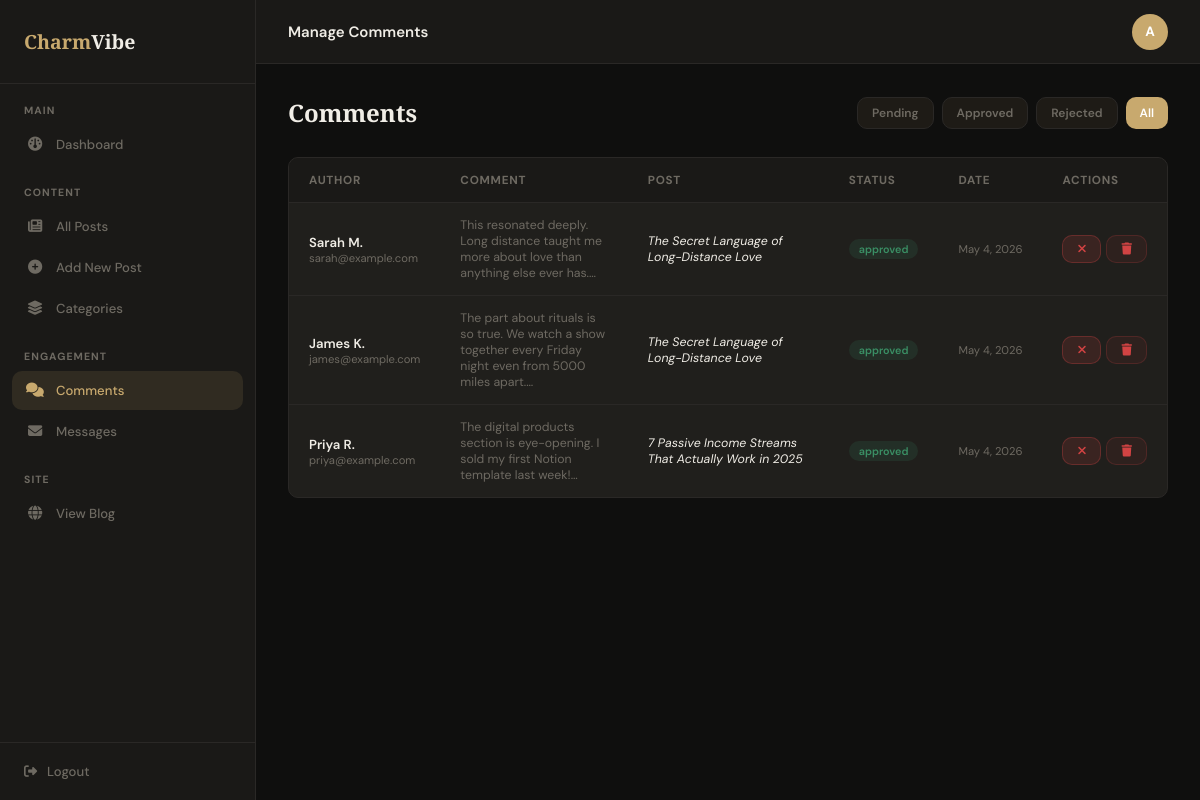
Page /admin/manage-comments.php?filter=all (signed in) on the committed database.
### tables this page shows
CREATE TABLE IF NOT EXISTS comments (
  id         INT UNSIGNED AUTO_INCREMENT PRIMARY KEY,
  post_id    INT UNSIGNED NOT NULL,
  name       VARCHAR(100) NOT NULL,
  email      VARCHAR(120) DEFAULT NULL,
  comment    TEXT         NOT NULL,
  status     ENUM('pending','approved','rejected') NOT NULL DEFAULT 'pending',
  created_at DATETIME     NOT NULL DEFAULT CURRENT_TIMESTAMP,
  FOREIGN KEY (post_id) REFERENCES posts(id) ON DELETE CASCADE
);

CREATE TABLE IF NOT EXISTS posts (
  id          INT UNSIGNED AUTO_INCREMENT PRIMARY KEY,
  title       VARCHAR(255) NOT NULL,
  slug        VARCHAR(280) NOT NULL UNIQUE,
  content     LONGTEXT     NOT NULL,
  excerpt     TEXT,
  image       VARCHAR(255) DEFAULT NULL,
  category_id INT UNSIGNED NOT NULL,
  author      VARCHAR(80)  NOT NULL DEFAULT 'Admin',
  tags        VARCHAR(255) DEFAULT NULL,
  created_at  DATETIME     NOT NULL DEFAULT CURRENT_TIMESTAMP,
  updated_at  DATETIME     NOT NULL DEFAULT CURRENT_TIMESTAMP ON UPDATE CURRENT_TIMESTAMP,
  FOREIGN KEY (category_id) REFERENCES categories(id) ON DELETE CASCADE
);

### admin/manage-comments.php (the view, shortened to what this page needs)
<?php
require_once __DIR__ . '/../includes/functions.php';
$filter = $_GET['filter'] ?? 'pending';
$sql = "SELECT c.*, p.title AS post_title FROM comments c JOIN posts p ON c.post_id = p.id";
$sql .= " ORDER BY c.created_at DESC";
$comments = $pdo->query($sql)->fetchAll();
?>
<!DOCTYPE html>
<html lang="en">
<head>
  <link rel="stylesheet" href="https://cdnjs.cloudflare.com/ajax/libs/font-awesome/6.5.0/css/all.min.css">
  <link rel="stylesheet" href="../assets/css/admin.css">
</head>
<body>
<?php require_once 'sidebar.php'; ?>
<div class="admin-main">
  <div class="admin-topbar">
    <div class="topbar-title">Manage Comments</div>
    <div class="topbar-right"><div class="admin-avatar"><?= strtoupper(substr($_SESSION['admin_user'],0,1)) ?></div></div>
  </div>
  <div class="admin-content">
    <div class="admin-page-header">
      <div class="admin-page-title">Comments</div>
      <div style="display:flex;gap:8px">
        <?php foreach (['pending'=>'warning','approved'=>'success','rejected'=>'danger','all'=>'info'] as $f=>$color): ?>
        <a href="?filter=<?= $f ?>" class="admin-btn admin-btn-sm <?= $filter===$f?'admin-btn-primary':'' ?>"
           style="<?= $filter!==$f?"background:rgba(200,169,110,0.08);color:var(--admin-muted);border:1px solid var(--admin-border)":'' ?>">
          <?= ucfirst($f) ?>
        </a>
        <?php endforeach; ?>
      </div>
    </div>
    <?php if (empty($comments)): ?>
    <div class="admin-card" style="text-align:center;padding:48px;color:var(--admin-muted)">
      <i class="fas fa-comments" style="font-size:2.5rem;display:block;margin-bottom:12px"></i>
      No <?= $filter ?> comments found.
    </div>
    <?php else: ?>
    <div class="admin-table-wrap">
      <table class="admin-table">
        <thead><tr><th>Author</th><th>Comment</th><th>Post</th><th>Status</th><th>Date</th><th>Actions</th></tr></thead>
        <tbody>
          <?php foreach ($comments as $c): ?>
          <tr>
            <td>
              <div style="font-weight:600;font-size:.875rem"><?= htmlspecialchars($c['name']) ?></div>
              <?php if ($c['email']): ?><div style="font-size:.75rem;color:var(--admin-muted)"><?= htmlspecialchars($c['email']) ?></div><?php endif; ?>
            </td>
            <td style="max-width:300px;font-size:.82rem;color:var(--admin-muted)"><?= htmlspecialchars(substr($c['comment'],0,120)) ?>…</td>
            <td style="font-size:.82rem"><em><?= htmlspecialchars($c['post_title']) ?></em></td>
            <td><span class="badge badge-<?= $c['status'] ==='approved'?'approved':($c['status']==='rejected'?'rejected':'pending') ?>"><?= $c['status'] ?></span></td>
            <td style="font-size:.75rem;color:var(--admin-muted);white-space:nowrap"><?= date('M j, Y', strtotime($c['created_at'])) ?></td>
            <td>
              <div style="display:flex;gap:5px">
                <?php if ($c['status'] !== 'rejected'): ?>
                <a href="?reject=<?= $c['id'] ?>&filter=<?= $filter ?>" class="admin-btn admin-btn-sm admin-btn-danger"><i class="fas fa-times"></i></a>
                <?php endif; ?>
                <a href="?delete=<?= $c['id'] ?>&filter=<?= $filter ?>" class="admin-btn admin-btn-sm" onclick="return confirm('Delete comment?')" style="background:rgba(209,67,67,0.08);color:var(--admin-danger);border:1px solid rgba(209,67,67,0.2)"><i class="fas fa-trash"></i></a>
              </div>
            </td>
          </tr>
          <?php endforeach; ?>
        </tbody>
      </table>
    </div>
    <?php endif; ?>
  </div>
</div>
</body></html>

### assets/css/admin.css (style rules this page uses)
:root { --admin-bg: #0F0F0E; --admin-surface: #1A1917; --admin-card: #201F1C; --admin-border: #2A2826; --admin-text: #F0EDE6; --admin-muted: #6E6A62; --admin-accent: #C8A96E; --admin-success: #3A8E64; --admin-danger: #D14343; --admin-warning: #E09A28; --admin-info: #4A90D9; --sidebar-width: 256px; --font-body: 'DM Sans', system-ui, sans-serif; --font-display: 'Playfair Display', serif; --radius: 10px; --transition: 0.2s ease; }
*, *::before, *::after { box-sizing: border-box; margin: 0; padding: 0; }
html { font-size: 15px; }
body { font-family: var(--font-body); background: var(--admin-bg); color: var(--admin-text); min-height: 100vh; display: flex; }
a { color: inherit; text-decoration: none; }
.admin-main { margin-left: var(--sidebar-width); flex: 1; min-height: 100vh; display: flex; flex-direction: column; }
.admin-topbar { padding: 0 32px; height: 64px; background: var(--admin-surface); border-bottom: 1px solid var(--admin-border); display: flex; align-items: center; justify-content: space-between; position: sticky; top: 0; z-index: 99; }
.topbar-title { font-weight: 600; font-size: 1rem; }
.topbar-right { display: flex; align-items: center; gap: 12px; }
.admin-avatar { width: 36px; height: 36px; border-radius: 50%; background: var(--admin-accent); display: flex; align-items: center; justify-content: center; font-weight: 700; font-size: 0.9rem; color: #fff; }
.admin-content { padding: 32px; flex: 1; }
.admin-table-wrap { background: var(--admin-card); border: 1px solid var(--admin-border); border-radius: var(--radius); overflow: hidden; }
.admin-table { width: 100%; border-collapse: collapse; }
.admin-table th { padding: 14px 20px; background: var(--admin-surface); text-align: left; font-size: 0.78rem; font-weight: 700; text-transform: uppercase; letter-spacing: 0.06em; color: var(--admin-muted); border-bottom: 1px solid var(--admin-border); }
.admin-table td { padding: 14px 20px; border-bottom: 1px solid var(--admin-border); font-size: 0.875rem; color: var(--admin-text); }
.admin-table tr:last-child td { border-bottom: none; }
.badge { display: inline-flex; padding: 3px 10px; border-radius: 99px; font-size: 0.72rem; font-weight: 600; }
.badge-approved { background: rgba(58,142,100,0.15); color: var(--admin-success); }
.admin-btn { display: inline-flex; align-items: center; gap: 8px; padding: 10px 20px; border-radius: var(--radius); font-family: var(--font-body); font-size: 0.875rem; font-weight: 600; cursor: pointer; border: none; transition: all var(--transition); }
.admin-btn-primary { background: var(--admin-accent); color: #fff; }
.admin-btn-danger { background: rgba(209,67,67,0.15); color: var(--admin-danger); border: 1px solid rgba(209,67,67,0.3); }
.admin-btn-sm { padding: 7px 14px; font-size: 0.8rem; }
.admin-page-header { display: flex; align-items: center; justify-content: space-between; margin-bottom: 28px; }
.admin-page-title { font-family: var(--font-display); font-size: 1.6rem; font-weight: 900; color: var(--admin-text); }

### rows in the picture
comments: name "Sarah M.", email "sarah@example.com", comment "This resonated deeply. Long distance taught me more about love than anything else ever has.", post.title "The Secret Language of Long-Distance Love", status "approved", created_at "May 4, 2026"
comments: name "James K.", email "james@example.com", comment "The part about rituals is so true. We watch a show together every Friday night even from 5000 miles apart.", post.title "The Secret Language of Long-Distance Love", status "approved", created_at "May 4, 2026"
comments: name "Priya R.", email "priya@example.com", comment "The digital products section is eye-opening. I sold my first Notion template last week!", post.title "7 Passive Income Streams That Actually Work in 2025", status "approved", created_at "May 4, 2026"

### other values in the picture
substr($_SESSION['admin_user'],0,1) "A"
$f "Pending"
$f "Approved"
$f "Rejected"
$f "All"
